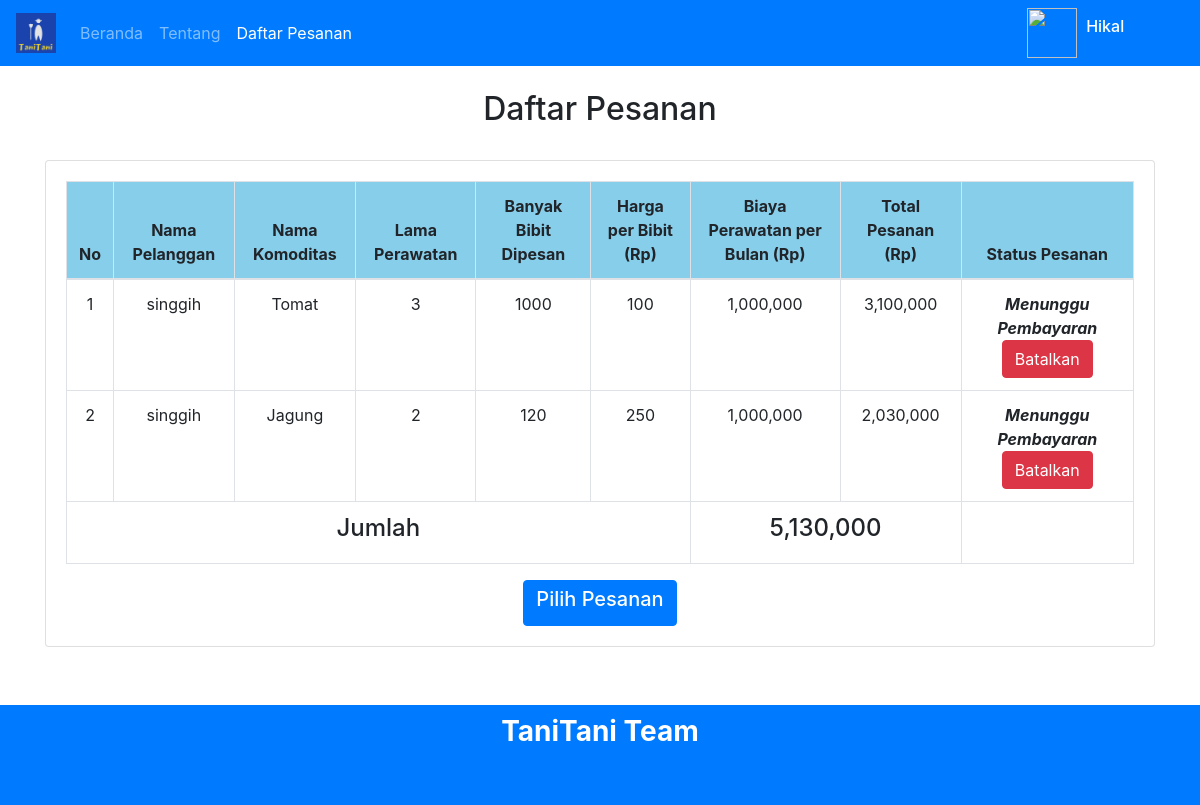
Page /daftar-pesanan.php (signed in) on the committed database.
### tables this page shows
CREATE TABLE `petani` (
  `id_petani` int(10) NOT NULL,
  `NIK` varchar(25) NOT NULL,
  `nama_petani` varchar(50) NOT NULL,
  `password` varchar(20) NOT NULL,
  `email` varchar(50) NOT NULL,
  `no_hp` varchar(20) NOT NULL,
  `alamat` varchar(100) NOT NULL,
  `foto_profil` varchar(100) NOT NULL
);

CREATE TABLE `pesanan` (
  `id_pesanan` int(10) NOT NULL,
  `id_pelanggan` int(10) NOT NULL,
  `id_petani` int(10) NOT NULL,
  `id_tanaman` int(11) NOT NULL,
  `banyak_bibit` varchar(11) NOT NULL,
  `total_harga` varchar(11) NOT NULL,
  `status` varchar(10) NOT NULL
);

CREATE TABLE `pelanggan` (
  `id_pelanggan` int(10) NOT NULL,
  `NIK` varchar(25) NOT NULL,
  `nama_pelanggan` varchar(50) NOT NULL,
  `password` varchar(20) NOT NULL,
  `email` varchar(50) NOT NULL,
  `alamat` varchar(100) NOT NULL,
  `no_hp` varchar(20) NOT NULL,
  `foto_profil` varchar(100) NOT NULL
);

CREATE TABLE `tanaman` (
  `id_tanaman` int(10) NOT NULL,
  `nama_tanaman` varchar(50) NOT NULL,
  `lama_tumbuh` int(50) NOT NULL,
  `harga_pasar` int(10) NOT NULL,
  `id_tempattanam` int(10) NOT NULL,
  `foto_tanaman` varchar(100) NOT NULL
);

### daftar-pesanan.php (the view, shortened to what this page needs)
<?php
include 'koneksi.php';
$jumlahbiaya=0;
?>
<!DOCTYPE html>
<html lang="en">
<head>
    <link rel="stylesheet" href="bootstrap/css/bootstrap.css">
    <link rel="stylesheet" href="bootstrap/css/bootstrap-grid.css">
    <link rel="stylesheet" href="bootstrap/css/bootstrap-reboot.css">
    <link rel="stylesheet" href="bootstrap/style.css">
</head>
<body>
    <div class="navbar navbar-dark bg-primary navbar-expand expand-lg">
        <a href="#" class="navbar-brand">
            <img src="asset/logo.PNG" alt="" height="40px" width="40px">
        </a>
        <div class="collapse navbar-collapse" id="navbarNavDropdown">
            <ul class="navbar-nav">
              <li class="nav-item">
                <a class="nav-link" href="index.php" style="margin: 0;">Beranda <span class="sr-only">(current)</span></a>
              </li>
              <li class="nav-item">
                <a class="nav-link" href="index.php#tanitani">Tentang</a>
              </li>
              <li class="nav-item active">
                <a class="nav-link" href="daftar-pesanan.php">Daftar Pesanan</a>
              </li>
            </ul>
            <ul class="navbar-nav" style="margin-left: 60%">
              <?php if (isset($_SESSION['pelanggan'])) {
                $perintah=$koneksi->query("SELECT * FROM pelanggan WHERE id_pelanggan='$_SESSION[pelanggan]'");
                $baris=$perintah->fetch_assoc();?>
                  <li class="nav-item">
                    <img src="foto_profil/<?php echo $baris['foto_profil'] ?>" class="foto-profile" alt="">
                  </li>
                  <li class="nav-item dropdown">
                      <a class="nav-link dropdown-toggle btn btn-primary" href="#" id="navbarDropdownMenuLink"
                      data-toggle="dropdown" aria-haspopup="true" aria-expanded="false" style="color: white;">
                      <h6><?php echo $baris['nama_pelanggan'] ?></h6>
                      </a>
                      <div class="dropdown-menu dropdown-menu-right" style="padding: 15px; padding-bottom: 10px;">
                        <a href="Logout.php" class="dropdown-item">Logout</a>
                      </div>
                  </li>
              <?php
              }else{
                $perintah=$koneksi->query("SELECT * FROM petani WHERE id_petani='$_SESSION[petani]'");
                $baris=$perintah->fetch_assoc();?>
                <li class="nav-item">
                  <img src="foto_profil/<?php echo $baris['foto_profil'] ?>" class="foto-profile" alt="">
                </li>
                <li class="nav-item dropdown">
                    <a class="nav-link dropdown-toggle btn btn-primary" href="#" id="navbarDropdownMenuLink"
                    data-toggle="dropdown" aria-haspopup="true" aria-expanded="false" style="color: white;">
                    <h6><?php echo $baris['nama_petani'] ?></h6>
                    </a>
                </li>
            <?php } ?>
            </ul>
          </div>
    </div>
    <div class="container">
        <br><h2 class="text-center">Daftar Pesanan</h2><br>
        <?php if (isset($_SESSION['pelanggan'])){
            $id=$_SESSION['pelanggan'];
            $no=1;
        ?>
        <div class="card">
            <div class="card-body">
                <table style="text-align: center" class="table table-bordered">
                    <thead style="background-color: skyblue;" class="text-center">
                        <th>No</th>
                        <th>Nama Komoditas</th>
                        <th>Lama Perawatan</th>
                        <th>Banyak Bibit Dipesan</th>
                        <th>Harga per Bibit (Rp)</th>
                        <th>Biaya Perawatan per Bulan (Rp)</th>
                        <th>Total Biaya Pesanan (Rp)</th>
                        <th>Status Pesanan</th>
                    </thead>
                    <tbody class="text-center">
                    <?php
                        $perintah= $koneksi->query("SELECT * FROM pesanan WHERE id_pelanggan='$id'");
                        while($baris= $perintah->fetch_assoc()){
                        $perintah1= $koneksi->query("SELECT * FROM tanaman WHERE id_tanaman='$baris[id_tanaman]'");
                        $baris1= $perintah1->fetch_assoc();
                        $perintah2= $koneksi->query("SELECT * FROM petani WHERE id_petani='$baris[id_petani]'");
                        $baris2= $perintah2->fetch_assoc();
                        $jumlahbiaya=$jumlahbiaya+$baris['total_harga'];
                    ?>
                        <tr>
                            <td><?php echo $no; ?></td>
                            <td><?php echo $baris1['nama_tanaman']; ?></td>
                            <td><?php echo $baris1['lama_tumbuh']; ?></td>
                            <td><?php echo $baris['banyak_bibit']; ?></td>
                            <td><?php echo number_format($baris1['harga_pasar']); ?></td>
                            <td><?php echo number_format(1000000); ?></td>
                            <td><?php echo number_format($baris['total_harga']); ?></td>
                            <?php if ($baris['status']=="Belum") { ?>
                            <td>
                                <i>Pesanan belum diambil</i>
                                <a href="batal.php?id=<?php echo $baris['id_pesanan']; ?>" class="btn btn-danger" onclick="return confirm('Yakin ingin membatalkan pesanan?')">Batalkan</a>
                            </td>
                            <?php }elseif($baris['status']=='Menunggu') { ?>
                            <td><?php echo "Pesanan telah diambil oleh Bapak / Ibu ",$baris2['nama_petani'],"<br><i><b>Menunggu Pembayaran</i>"; ?></td>
                            <?php }elseif($baris['status']=='Sudah') { ?>
                            <td>
                                <?php echo "Pesanan telah diambil oleh Bapak / Ibu ",$baris2['nama_petani'],"<br>"; ?>
                                <a href="web-start/public/index.html" class="btn btn-success">Chat Petani</a>
                                <a href="https://api.whatsapp.com/send?phone=<?php echo $baris2['no_hp'] ?>" class="btn btn-info">Chat Petani</a>
                            </td>
                            <?php }elseif($baris['status']=='Panen'){ ?>
                            <td>
                                <?php echo "<i>Komoditas yang dipesan sedang dipanen</i><br>"; ?>
                                <a href="web-start/public/index.html" class="btn btn-success">Chat Petani</a>
                                <a href="https://api.whatsapp.com/send?phone=<?php echo $baris2['no_hp'] ?>" class="btn btn-info">Chat Petani</a>
                            </td>
                            <?php }elseif($baris['status']=='Kirim'){ ?>
                            <td>
                                <?php echo "<i>Komoditas sedang dalam pengiriman</i><br>"; ?>
                                <a href="web-start/public/index.html" class="btn btn-success">Chat Petani</a>
                                <a href="https://api.whatsapp.com/send?phone=<?php echo $baris2['no_hp'] ?>" class="btn btn-info">Chat Petani</a>
                                <a href="ubah.php?id=<?php echo $baris['id_pesanan']; ?>&ubah=Selesai" class="btn btn-primary">Terima</a>
                            </td>
                            <?php }else{ ?>
                            <td>
                                <?php echo "<i>Pesanan Selesai</i>"; ?>
                                <a href="web-start/public/index.html" class="btn btn-success">Chat Petani</a>
                                <a href="https://api.whatsapp.com/send?phone=<?php echo $baris2['no_hp'] ?>" class="btn btn-info">Chat Petani</a>
                            </td>
                            <?php } ?>
                        </tr>
                    <?php $no++; } ?>
                        <tr>
                            <td colspan="6"><h4>Jumlah</h4></td>
                            <td colspan="2"><h4><?php echo number_format($jumlahbiaya); ?></h4></td>
                        </tr>
                    </tbody>
                </table>
                <div class="text-center" style="">
                    <a href="buat-pesanan.php" class="btn btn-primary"><h5>Tambah Pesanan</h5></a>
                </div>
            </div>
        </div>
        <?php }elseif (isset($_SESSION['petani'])){
            $id=$_SESSION['petani'];
            $no=1;
        ?>
        <div class="card">
            <div class="card-body">
                <table style="text-align: center" class="table table-bordered">
                    <thead style="background-color: skyblue;" class="text-center">
                        <th>No</th>
                        <th>Nama Pelanggan</th>
                        <th>Nama Komoditas</th>
                        <th>Lama Perawatan</th>
                        <th>Banyak Bibit Dipesan</th>
                        <th>Harga per Bibit (Rp)</th>
                        <th>Biaya Perawatan per Bulan (Rp)</th>
                        <th>Total Pesanan (Rp)</th>
                        <th>Status Pesanan</th>
                    </thead>
                    <tbody class="text-center">
                    <?php
                        $perintah= $koneksi->query("SELECT * FROM pesanan WHERE id_petani='$id'");
                        while($baris= $perintah->fetch_assoc()){
                        $perintah1= $koneksi->query("SELECT * FROM tanaman WHERE id_tanaman='$baris[id_tanaman]'");
                        $baris1= $perintah1->fetch_assoc();
                        $perintah2= $koneksi->query("SELECT * FROM pelanggan WHERE id_pelanggan='$baris[id_pelanggan]'");
                        $baris2= $perintah2->fetch_assoc();
                        $jumlahbiaya=$jumlahbiaya+$baris['total_harga'];
                    ?>
                        <tr>
                            <td><?php echo $no; ?></td>
                            <td><?php echo $baris2['nama_pelanggan']; ?></td>
                            <td><?php echo $baris1['nama_tanaman']; ?></td>
                            <td><?php echo $baris1['lama_tumbuh']; ?></td>
                            <td><?php echo $baris['banyak_bibit']; ?></td>
                            <td><?php echo number_format($baris1['harga_pasar']); ?></td>
                            <td><?php echo number_format(1000000); ?></td>
                            <td><?php echo number_format($baris['total_harga']); ?></td>
                            <?php if($baris['status']=='Menunggu') { ?>
                            <td>
                                <?php echo "<i><b>Menunggu Pembayaran</i>"; ?>
                                <a href="batal.php?id=<?php echo $baris['id_pesanan']; ?>" class="btn btn-danger" onclick="return confirm('Yakin ingin membatalkan pengambilan pesanan?')">Batalkan</a>
                            </td>
                            <?php } ?>
                        </tr>
                    <?php $no++; } ?>
                        <tr>
                            <td colspan="6"><h4>Jumlah</h4></td>
                            <td colspan="2"><h4><?php echo number_format($jumlahbiaya); ?></h4></td>
                        </tr>
                    </tbody>
                </table>
                <div class="text-center" style="">
                    <a href="pilih-pesanan.php" class="btn btn-primary"><h5>Pilih Pesanan</h5></a>
                </div>
            </div>
        </div>
        <?php } ?>
    </div><br><br>
    <footer>
    <footer>
      <div class="footer">
        <div class="container">
          <div class="row">
            <div class="col-md-4 offset-md-4" style="margin-top:10px">
              <h3 class="text-center">
              <b>TaniTani Team
              </h3>
            </div>
          </div>
        </div>
      </div>
    </footer>
</body>
</html>

### rows in the picture
petani: nama_petani "Hikal"
pesanan: id_pelanggan.nama_pelanggan "singgih", id_tanaman.nama_tanaman "Tomat", id_tanaman.lama_tumbuh "3", banyak_bibit "1000", id_tanaman.harga_pasar "100", total_harga "3,100,000"
pesanan: id_pelanggan.nama_pelanggan "singgih", id_tanaman.nama_tanaman "Jagung", id_tanaman.lama_tumbuh "2", banyak_bibit "120", id_tanaman.harga_pasar "250", total_harga "2,030,000"

### other values in the picture
$jumlahbiaya "5,130,000"
